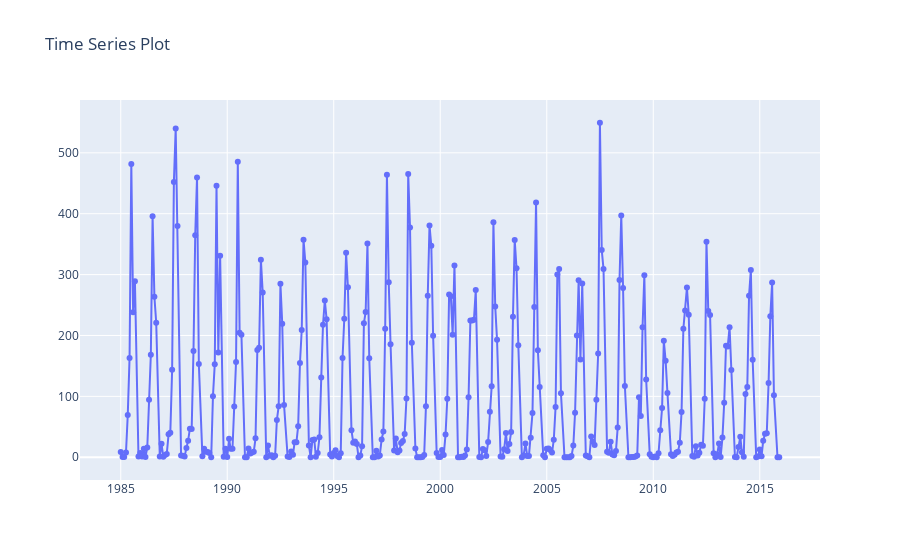

Notebook cell for this chart:
### Markdown cell above
## Time Series Plot of the rainfall distribution for the last 30 years

### Code cell
df_last30 = df[df['YEAR']>=(2015-30)]

fig = go.Figure()

# Add traces
fig.add_trace(go.Scatter(x=df_last30['Date'], y=df_last30['avg_rainfall'],mode='lines+markers'))
fig.update_layout(title='Time Series Plot')
              
## Which has seasonality but no trend

### Figure 1 — Plotly figure (JSON) as saved in the notebook; plotly's stock layout.template omitted (floating-point values rounded to 4 significant figures; data arrays with more than 128 entries replaced by an {"elided": "..."} marker saying what was removed)
{"data": [{"mode": "lines+markers", "type": "scatter", "x": {"elided": "341 str values"}, "y": {"elided": "341 float values"}}], "layout": {"title": {"text": "Time Series Plot"}}}
